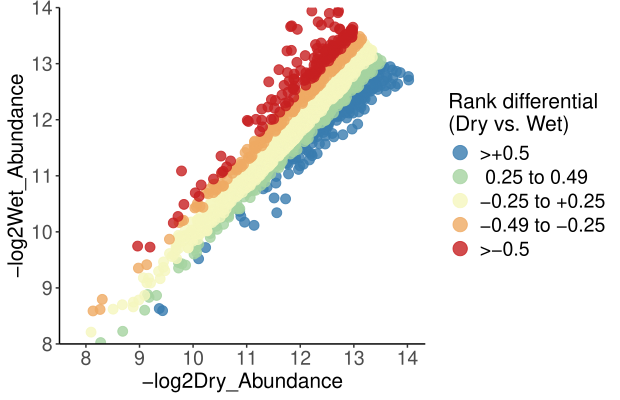

This figure's R source:

library(ropls)
library(openxlsx)
library(ggplot2) 
df <- read.csv('COG_data.csv',header = T)
head(df)
df$ConcordGroup <- factor(df$ConcordGroup, levels = c('1','2','3','4','5'))


p <- ggplot(data = df,
            aes(x = log2Dry, y = log2Wet, 
                color = ConcordGroup)) + 
  geom_point(size = 3) 
p


mycol <- c('#397CAF','#A5D3A0','#F5F6BE','#EFAA63','#C62021') 

mytheme <- theme_classic() + 
  theme(axis.title = element_text(size = 15), 
        axis.text = element_text(size = 14), 
        legend.title = element_text(size = 15), 
        legend.text = element_text(size = 14), 
        panel.grid.major = element_blank(), 
        panel.grid.minor = element_blank()) 

#图表美化：
p1 <- p +
  scale_colour_manual(name = "Rank differential\n(Dry vs. Wet)",
                      labels =c('>+0.5', 
                                ' 0.25 to 0.49', 
                                '-0.25 to +0.25', 
                                '-0.49 to -0.25', 
                                '>-0.5'),
                      values = alpha(mycol, 0.8)) + 
  labs(x = '-log2Dry_Abundance',
       y = '-log2Wet_Abundance') +
  guides(color = guide_legend(override.aes = list(size = 4.5))) + 
  scale_x_continuous(breaks = seq(8, 14, by = 1)) + 
  scale_y_continuous(limits = c(8, 14),
                     breaks = seq(0, 14, by = 1), 
                     expand = c(0,0)) + 
  mytheme
p1
ggsave(file="COG_volcano.pdf", width=6.2, height=4) 
